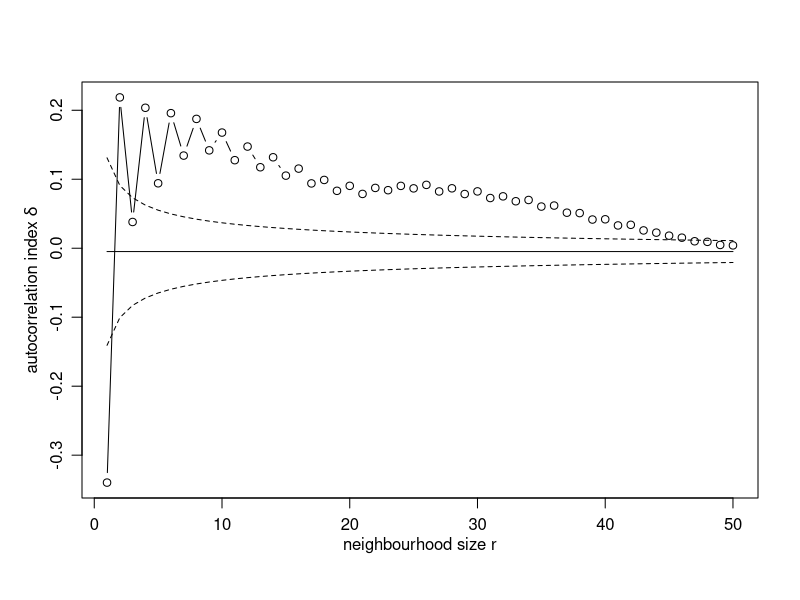

Here is the R script that generated this plot:
# calculs auto-corrélation textuelle avec "sganarelle" (données préparées par Aris)

# on considère divers types de distances D entre mots, ainsi que différentes matrices d'échange E(l) ("l-sized neighborhoods")

setwd("/Documents/SimDiversity/SemSim_AutoCor/code_R/textual_autocorrelation_old")

  
distances=read.csv(file= "distances.txt", sep = "\t", header = TRUE)

pos1=distances$position1
pos2=distances$position2
discr=distances$discrete
wdiscr=distances$weighted_discrete
chiSq=distances$chi_square


sexe=read.csv(file= "sganarelle_sexe.txt", sep = "\t", header = TRUE)
pos=sexe$X__context__
femme=sexe$femme

docterme=read.csv(file= "sganarelle_doc_terme.txt", sep = "\t", header = TRUE)
docterme=as.matrix(docterme)
Encoding(docterme) <- "latin1"


context=as.numeric(docterme[,3])
count=as.numeric(docterme[,4])

longueur<-aggregate(count,list(context=context),sum)[,2]
n=length(longueur)

 
#Extraction des matrices de distances
#longueurs de mots
Dlong=matrix(0,n,n)
for (i in 1:n) {
	for (j in 1:n) {
	Dlong[i,j]=(longueur[i]-longueur[j])^2
	}}



#sexe des personnes
Dsex=matrix(0,n,n)
for (i in 1:n) {
	for (j in 1:n) {
	Dsex[i,j]=(femme[i]-femme[j])^2
	}}

#chi-carre
dim(chiSq)=c(n,n)
Dchi2=chiSq

#discrete === c'est la même que Dsex! 
dim(discr)=c(n,n)
Ddiscr=discr

#discrete pondérée
dim(wdiscr)=c(n,n)
Dwdiscr=wdiscr

# choix de la distance 
D=Dwdiscr
# D=Dlong
# etc.

# code R pour creer les "l-sized neighborhoods"
 

E<-function(l){
	E<-rep(0,n*n)
	L<-rep(0,n*n)
	dim(L)=c(n,n)
	dim(E)=c(n,n)
	for (i in 1:n){
		for (j in 1:n){
			L[i,j]<-as.numeric(abs(i-j)<=l)*(1-as.numeric(j==i))
		}
	}	
	E<-L/sum(L)
	E
} 



#inertie, inertie locale et difference relative, de l=1 a l=K

#initialisation
K<-n
diffrel<-c()
diffrel_max<-c()
diffrel_min<-c()
esp = c()
alpha = 0.05

for (l in 1:K){
	f<-rowSums(E(l))
	Delta<-0.5*(t(f)%*%D%*%f)
	DeltaLoc<-0.5*sum(E(l)*D)
	diffrel[l]<-(Delta-DeltaLoc)/Delta
	
	#Calcul de la moyenne et l'espérance de l'index
	#d'autocorrélation
	W = diag(1/f)%*%E(l)
	esp[l] = (sum(diag(W))-1)/(n-1)
	var = (2/(n^2-1))*(sum(diag(W%*%W))-1-(((sum(diag(W))-1)^2)/(n-1)))
	
	#Calcul du delta max et min pour alpha = 0.05
	diffrel_max[l] = (sqrt(var)*qnorm(1-(alpha/2)))+esp[l]
	diffrel_min[l] = (sqrt(var)*qnorm(alpha/2))+esp[l]

} 


plot(diffrel[1:50], type = "b",  ylim = c(diffrel[1],diffrel[2]), xlab =expression("neighbourhood size "*r), ylab =expression("autocorrelation index "*delta),mgp=c(2, 0.8, 0))
lines(esp[1:50])
lines(diffrel_max[1:50], lty=2)
lines(diffrel_min[1:50], lty=2)
